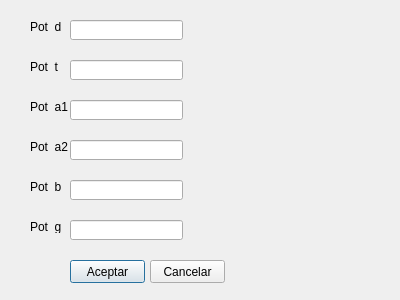
<?xml version="1.0" encoding="UTF-8"?>
<ui version="4.0">
 <class>Dialog</class>
 <widget class="QDialog" name="Dialog">
  <property name="geometry">
   <rect>
    <x>0</x>
    <y>0</y>
    <width>400</width>
    <height>300</height>
   </rect>
  </property>
  <property name="windowTitle">
   <string>Dialog</string>
  </property>
  <widget class="QLabel" name="label">
   <property name="geometry">
    <rect>
     <x>30</x>
     <y>20</y>
     <width>47</width>
     <height>13</height>
    </rect>
   </property>
   <property name="text">
    <string>Pot_d</string>
   </property>
  </widget>
  <widget class="QLabel" name="label_2">
   <property name="geometry">
    <rect>
     <x>30</x>
     <y>60</y>
     <width>47</width>
     <height>13</height>
    </rect>
   </property>
   <property name="text">
    <string>Pot_t</string>
   </property>
  </widget>
  <widget class="QLabel" name="label_3">
   <property name="geometry">
    <rect>
     <x>30</x>
     <y>100</y>
     <width>47</width>
     <height>13</height>
    </rect>
   </property>
   <property name="text">
    <string>Pot_a1</string>
   </property>
  </widget>
  <widget class="QLabel" name="label_4">
   <property name="geometry">
    <rect>
     <x>30</x>
     <y>140</y>
     <width>47</width>
     <height>13</height>
    </rect>
   </property>
   <property name="text">
    <string>Pot_a2</string>
   </property>
  </widget>
  <widget class="QLabel" name="label_5">
   <property name="geometry">
    <rect>
     <x>30</x>
     <y>180</y>
     <width>47</width>
     <height>13</height>
    </rect>
   </property>
   <property name="text">
    <string>Pot_b</string>
   </property>
  </widget>
  <widget class="QLabel" name="label_6">
   <property name="geometry">
    <rect>
     <x>30</x>
     <y>220</y>
     <width>47</width>
     <height>13</height>
    </rect>
   </property>
   <property name="text">
    <string>Pot_g</string>
   </property>
  </widget>
  <widget class="QLineEdit" name="boton_pot_d">
   <property name="geometry">
    <rect>
     <x>70</x>
     <y>20</y>
     <width>113</width>
     <height>20</height>
    </rect>
   </property>
  </widget>
  <widget class="QLineEdit" name="boton_pot_t">
   <property name="geometry">
    <rect>
     <x>70</x>
     <y>60</y>
     <width>113</width>
     <height>20</height>
    </rect>
   </property>
  </widget>
  <widget class="QLineEdit" name="boton_pot_a1">
   <property name="geometry">
    <rect>
     <x>70</x>
     <y>100</y>
     <width>113</width>
     <height>20</height>
    </rect>
   </property>
  </widget>
  <widget class="QLineEdit" name="boton_pot_a2">
   <property name="geometry">
    <rect>
     <x>70</x>
     <y>140</y>
     <width>113</width>
     <height>20</height>
    </rect>
   </property>
  </widget>
  <widget class="QLineEdit" name="boton_pot_b">
   <property name="geometry">
    <rect>
     <x>70</x>
     <y>180</y>
     <width>113</width>
     <height>20</height>
    </rect>
   </property>
  </widget>
  <widget class="QLineEdit" name="boton_pot_g">
   <property name="geometry">
    <rect>
     <x>70</x>
     <y>220</y>
     <width>113</width>
     <height>20</height>
    </rect>
   </property>
  </widget>
  <widget class="QPushButton" name="boton_aceptar">
   <property name="geometry">
    <rect>
     <x>70</x>
     <y>260</y>
     <width>75</width>
     <height>23</height>
    </rect>
   </property>
   <property name="text">
    <string>Aceptar</string>
   </property>
  </widget>
  <widget class="QPushButton" name="boton_cancelat">
   <property name="geometry">
    <rect>
     <x>150</x>
     <y>260</y>
     <width>75</width>
     <height>23</height>
    </rect>
   </property>
   <property name="text">
    <string>Cancelar</string>
   </property>
  </widget>
 </widget>
 <resources/>
 <connections/>
</ui>
